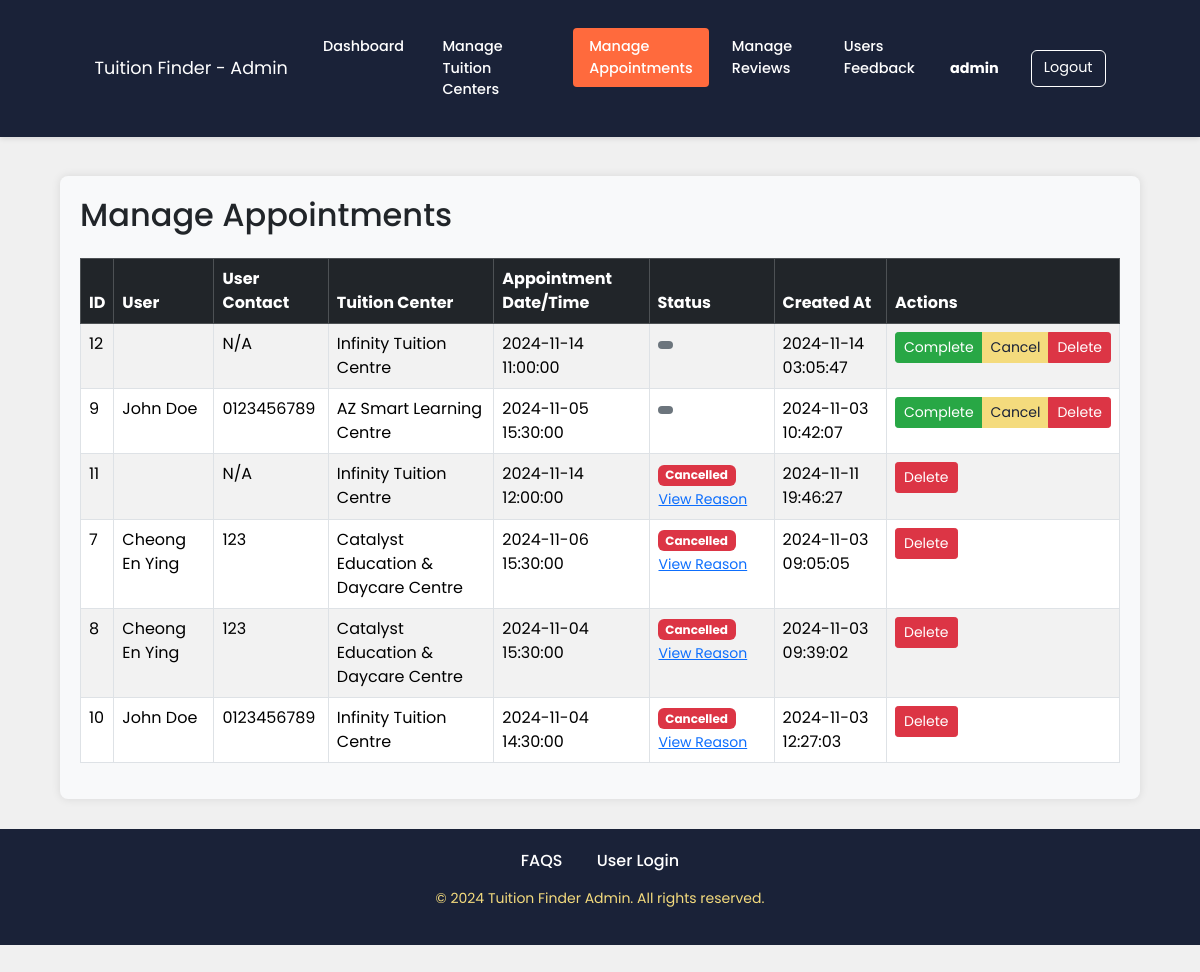
The app's page /manage_appointments.php (signed in) with its own data.
### tables this page shows
CREATE TABLE `appointments` (
  `id` int(11) NOT NULL,
  `user_id` int(11) DEFAULT NULL,
  `tuition_center_id` int(11) DEFAULT NULL,
  `appointment_datetime` datetime DEFAULT NULL,
  `admin_id` int(11) DEFAULT NULL,
  `created_at` timestamp NOT NULL DEFAULT current_timestamp(),
  `reason` varchar(255) DEFAULT NULL,
  `status` enum('pending','approved','cancelled','rescheduled') NOT NULL DEFAULT 'pending',
  `cancellation_reason` text DEFAULT NULL,
  `reschedule_reason` text DEFAULT NULL,
  `completed_at` datetime DEFAULT NULL
);

CREATE TABLE `users` (
  `id` int(11) NOT NULL,
  `username` varchar(255) DEFAULT NULL,
  `first_name` varchar(255) DEFAULT NULL,
  `last_name` varchar(255) DEFAULT NULL,
  `password` varchar(255) DEFAULT NULL,
  `email` varchar(255) DEFAULT NULL,
  `user_role` enum('admin','user') DEFAULT NULL,
  `created_at` timestamp NOT NULL DEFAULT current_timestamp(),
  `phone_number` varchar(20) DEFAULT NULL,
  `address` varchar(255) DEFAULT NULL,
  `fav_update` tinyint(1) DEFAULT 0,
  `upcoming_appointment` tinyint(1) DEFAULT 0,
  `appointment_confirmation` tinyint(1) DEFAULT 0
);

CREATE TABLE `tuition_centers` (
  `id` int(11) NOT NULL,
  `name` varchar(255) DEFAULT NULL,
  `address` text DEFAULT NULL,
  `city` varchar(255) DEFAULT NULL,
  `latitude` decimal(9,6) DEFAULT NULL,
  `longitude` decimal(9,6) DEFAULT NULL,
  `image` varchar(255) DEFAULT NULL,
  `created_at` timestamp NOT NULL DEFAULT current_timestamp(),
  `course_tags` varchar(255) DEFAULT NULL,
  `teaching_language` varchar(255) DEFAULT 'English,Bahasa Malaysia,Chinese',
  `price_range` varchar(50) DEFAULT NULL,
  `contact` varchar(255) DEFAULT NULL,
  `description` text DEFAULT NULL
);

### manage_appointments.php (the view, shortened to what this page needs)
<?php
$current_page = 'manage_appointments';
require_once 'connection.php';
$sql = "SELECT a.id, CONCAT(u.first_name, ' ', u.last_name) AS full_name,
        u.phone_number,
        tc.name AS tuition_center,
        a.appointment_datetime,
        a.status,
        a.created_at
        FROM appointments a
        JOIN users u ON a.user_id = u.id
        JOIN tuition_centers tc ON a.tuition_center_id = tc.id
        WHERE a.status IS NOT NULL
        ORDER BY
            CASE
                WHEN a.status IN ('pending', 'approved') THEN 1
                WHEN a.status = 'completed' THEN 2
                WHEN a.status = 'cancelled' THEN 3
            END,
            a.appointment_datetime DESC";
$result = $conn->query($sql);
?>
<!DOCTYPE html>
<html lang="en">
<head>
    <link href="https://cdn.jsdelivr.net/npm/bootstrap@5.3.3/dist/css/bootstrap.min.css" rel="stylesheet"
>
    <link rel="stylesheet" href="style.css">
</head>
<body>
    <?php include 'admin_navbar.php'; ?>
    <br><br><br>
    <div class="container-fluid admin-dashboard-container mt-4">
        <div class="row">
            <div class="col-12">
                <h2 class="mb-4">Manage Appointments</h2>
                <div class="table-responsive">
                    <table class="table table-bordered table-striped">
                        <thead class="table-dark">
                            <tr>
                                <th>ID</th>
                                <th>User</th>
                                <th>User Contact</th>
                                <th>Tuition Center</th>
                                <th>Appointment Date/Time</th>
                                <th>Status</th>
                                <th>Created At</th>
                                <th>Actions</th>
                            </tr>
                        </thead>
                        <tbody>
                            <?php if ($result->num_rows > 0): ?>
                                <?php while($appointment = $result->fetch_assoc()): ?>
                                    <tr data-appointment-id="<?php echo htmlspecialchars($appointment['id']); ?>">
                                        <td><?php echo htmlspecialchars($appointment['id']); ?></td>
                                        <td><?php echo htmlspecialchars($appointment['full_name']); ?></td>
                                        <td><?php echo htmlspecialchars($appointment['phone_number'] ?? 'N/A'); ?></td>
                                        <td><?php echo htmlspecialchars($appointment['tuition_center']); ?></td>
                                        <td><?php echo htmlspecialchars($appointment['appointment_datetime']); ?></td>
                                        <td>
                                            <?php
                                            $statusClass = '';
                                            $statusText = ucfirst(htmlspecialchars($appointment['status']));
                                            switch($appointment['status']) {
                                                case 'cancelled':
                                                    $statusClass = 'badge bg-danger';
                                                    break;
                                                default:
                                                    $statusClass = 'badge bg-secondary';
                                            }
                                            ?>
                                            <span class="<?php echo $statusClass; ?>">
                                                <?php echo $statusText; ?>
                                            </span>
                                            <?php
                                            if ($appointment['status'] === 'cancelled') {
                                                echo ' <button class="btn btn-link btn-sm p-0" onclick="showCancellationReason(' . $appointment['id'] . ')">View Reason</button>';
                                            }
                                            ?>
                                        </td>
                                        <td><?php echo htmlspecialchars($appointment['created_at']); ?></td>
                                        <td>
                                            <div class="btn-group" role="group">
                                                <?php if ($appointment['status'] !== 'completed' && $appointment['status'] !== 'cancelled'): ?>
                                                    <button type="button" class="btn btn-success btn-sm" onclick="completeAppointment(<?php echo $appointment['id']; ?>)">
                                                        <i class="fas fa-check"></i> Complete
                                                    </button>
                                                <?php endif; ?>
                                                <?php if ($appointment['status'] !== 'cancelled' && $appointment['status'] !== 'completed'): ?>
                                                    <button class="btn btn-warning btn-sm" onclick="showCancelModal(<?php echo $appointment['id']; ?>)">
                                                        <i class="fas fa-ban"></i> Cancel
                                                    </button>
                                                <?php endif; ?>
                                                <button class="btn btn-danger btn-sm" onclick="deleteAppointment(<?php echo $appointment['id']; ?>)">
                                                    <i class="fas fa-trash"></i> Delete
                                                </button>
                                            </div>
                                        </td>
                                    </tr>
                                <?php endwhile; ?>
                            <?php endif; ?>
                        </tbody>
                    </table>
                </div>
            </div>
        </div>
    </div>
    <?php include 'admin_footer.php'; ?>
</body>
</html>

### admin_navbar.php (shortened to what this page needs)
<header>
    <nav class="navbar navbar-expand-lg" id="adminNavbar">
        <div class="container-fluid">
            <a class="navbar-brand" href="admin_dashboard.php">Tuition Finder - Admin</a>
            <div class="collapse navbar-collapse" id="adminNavbarContent">
                <ul class="navbar-nav mx-auto">
                    <li class="nav-item">
                        <a class="nav-link <?php echo ($current_page == 'dashboard') ? 'active' : ''; ?>" href="admin_dashboard.php">Dashboard</a>
                    </li>
                    <li class="nav-item">
                        <a class="nav-link <?php echo ($current_page == 'manage_tuition') ? 'active' : ''; ?>" href="manage_tuition.php">Manage Tuition Centers</a>
                    </li>
                    <li class="nav-item">
                        <a class="nav-link <?php echo ($current_page == 'manage_appointments') ? 'active' : ''; ?>" href="manage_appointments.php">Manage Appointments</a>
                    </li>
                    <li class="nav-item">
                        <a class="nav-link <?php echo ($current_page == 'manage_reviews') ? 'active' : ''; ?>" href="manage_reviews.php">Manage Reviews</a>
                    </li>
                    <li class="nav-item">
                        <a class="nav-link <?php echo ($current_page == 'manage_feedback') ? 'active' : ''; ?>" href="manage_feedback.php">Users Feedback</a>
                    </li>
                </ul>
                <div class="navbar-nav ms-auto">
                    <span class="navbar-text me-3">
                        <?php echo htmlspecialchars($_SESSION['admin_username']); ?>
                    </span>
                    <a class="btn btn-outline-light" href="admin_logout.php">Logout</a>
                </div>
            </div>
        </div>
    </nav>
</header>

### admin_footer.php (shortened to what this page needs)
<footer>
    <div class="web-links text-center">
        <a href="admin_help.php">FAQS</a>
        <a href="login.php">User Login</a>
    </div>
    <p class="text-center">© <span id="currentYear"></span> Tuition Finder Admin. All rights reserved.</p>
</footer>

### records on screen
appointments: id "12", user.phone_number "N/A", tuition_center.name "Infinity Tuition Centre", appointment_datetime "2024-11-14 11:00:00", created_at "2024-11-14 03:05:47"
appointments: id "9", full_name "John Doe", user.phone_number "0123456789", tuition_center.name "AZ Smart Learning Centre", appointment_datetime "2024-11-05 15:30:00", created_at "2024-11-03 10:42:07"
appointments: id "11", user.phone_number "N/A", tuition_center.name "Infinity Tuition Centre", appointment_datetime "2024-11-14 12:00:00", status "Cancelled", created_at "2024-11-11 19:46:27"
appointments: id "7", full_name "Cheong En Ying", user.phone_number "123", tuition_center.name "Catalyst Education & Daycare Centre", appointment_datetime "2024-11-06 15:30:00", status "Cancelled", created_at "2024-11-03 09:05:05"
appointments: id "8", full_name "Cheong En Ying", user.phone_number "123", tuition_center.name "Catalyst Education & Daycare Centre", appointment_datetime "2024-11-04 15:30:00", status "Cancelled", created_at "2024-11-03 09:39:02"
appointments: id "10", full_name "John Doe", user.phone_number "0123456789", tuition_center.name "Infinity Tuition Centre", appointment_datetime "2024-11-04 14:30:00", status "Cancelled", created_at "2024-11-03 12:27:03"

### other values on screen
$_SESSION['admin_username'] "admin"
